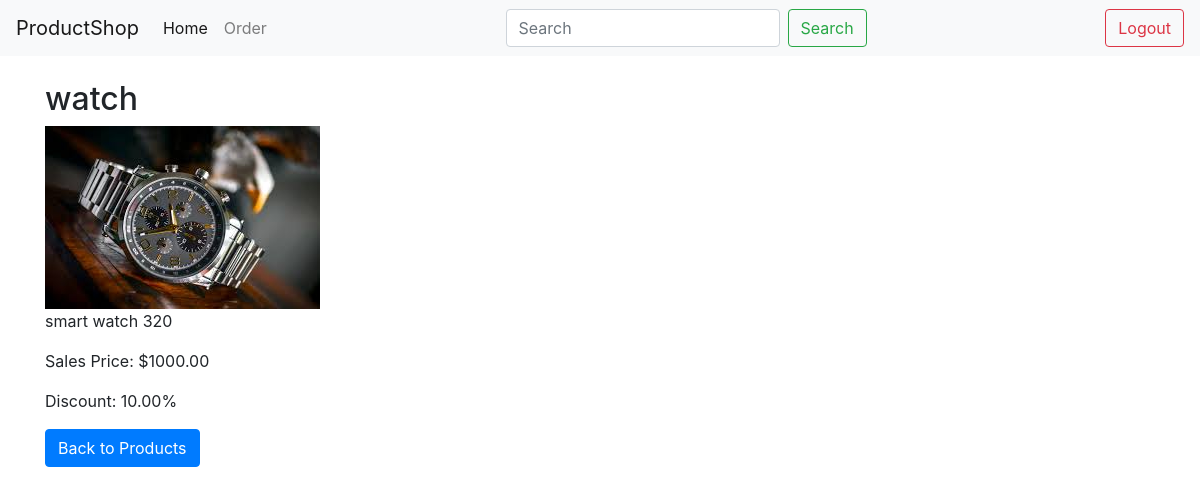
Page /detail/2/ (signed in) on the committed database.
### product/models.py (models this page shows, shortened)
class Product(models.Model):
    name = models.CharField(max_length=255)
    description = models.TextField()
    cost_price = models.DecimalField(max_digits=10, decimal_places=2)
    sales_price = models.DecimalField(max_digits=10, decimal_places=2)
    discount = models.DecimalField(max_digits=5, decimal_places=2)
    image = models.ImageField(upload_to='product_images/')

### product/views.py (the view)
# urls.py: path('detail/<int:pk>/', product_detail, name='product_detail'),
@login_required
def product_detail(request, pk):
    product = get_object_or_404(Product, pk=pk)
    return render(request, 'products/product_detail.html', {'product': product})

### product/templates/products/product_detail.html (shortened to what this page needs)
<!DOCTYPE html>
<html>
<head>
    <link rel="stylesheet" href="https://maxcdn.bootstrapcdn.com/bootstrap/4.0.0/css/bootstrap.min.css">
</head>
<body>
    <nav class="navbar navbar-expand-lg navbar-light bg-light">
        <a class="navbar-brand" href="#">ProductShop</a>
        <div class="collapse navbar-collapse" id="navbarNav">
            <ul class="navbar-nav mr-auto">
                <li class="nav-item active">
                    <a class="nav-link" href="#">Home <span class="sr-only">(current)</span></a>
                </li>
                <li class="nav-item">
                    <a class="nav-link" href="#">Order</a>
                </li>
            </ul>
            <form class="form-inline my-2 my-lg-0" method="GET" action="{% url 'product-list' %}">
                <input class="form-control mr-sm-2" type="search" name="search" placeholder="Search" aria-label="Search">
                <button class="btn btn-outline-success my-2 my-sm-0" type="submit">Search</button>
            </form>
            {% if user.is_authenticated %}
            <form class="form-inline my-2 my-lg-0 ml-auto" action="{% url 'logout' %}" method="post">
                <button type="submit" class="btn btn-outline-danger ml-2">Logout</button>
            </form>
            {% else %}
            <form class="form-inline my-2 my-lg-0 ml-auto" action="{% url 'login' %}" method="get">
                <button type="submit" class="btn btn-outline-success">Login</button>
            </form>
            {% endif %}
        </div>
    </nav>
    <div class="container mt-4">
        <h2>{{ product.name }}</h2>
        <img src="{{ product.image.url }}" alt="{{ product.name }}" class="img-fluid">
        <p>{{ product.description }}</p>
        <p>Sales Price: ${{ product.sales_price }}</p>
        <p>Discount: {{ product.discount }}%</p>
        <a href="{% url 'product-list' %}" class="btn btn-primary">Back to Products</a>
    </div>
</body>
</html>

### rows in the picture
Product: name "watch", image (picture), description "smart watch 320", sales_price "1000.00", discount "10.00"
